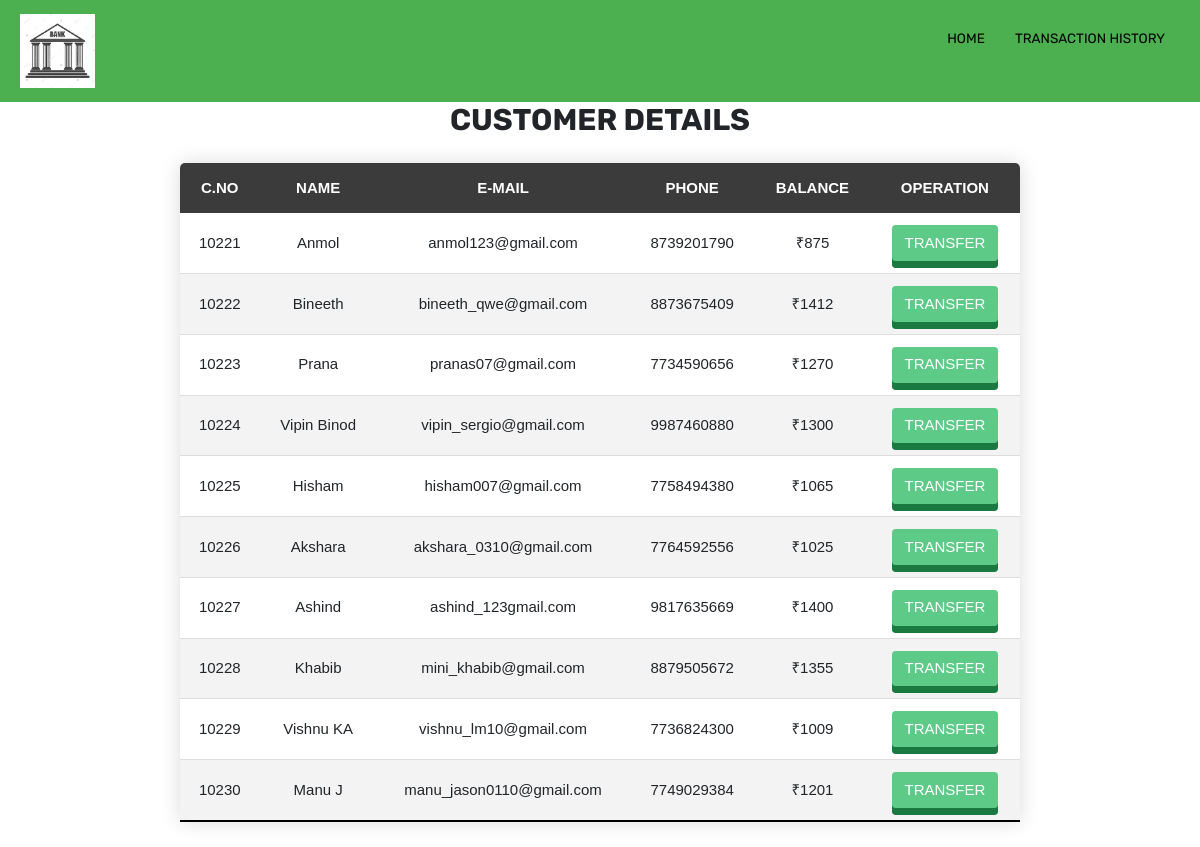
Page /viewall.php on the committed database.
### tables this page shows
CREATE TABLE `users` (
  `id` int(3) NOT NULL,
  `name` text NOT NULL,
  `email` varchar(30) NOT NULL,
  `phone` bigint(10) NOT NULL,
  `balance` int(8) NOT NULL
);

### viewall.php (the view, shortened to what this page needs)
<!DOCTYPE html>
<html lang="en">
    <head>
        <link rel="stylesheet" href="CSS/style1.css">
        <link rel="stylesheet" href="CSS/table.css">
        <link rel="stylesheet" href="https://stackpath.bootstrapcdn.com/bootstrap/4.3.1/css/bootstrap.min.css"
 />
        <link rel="stylesheet" href="https://use.fontawesome.com/releases/v5.7.2/css/all.css"
>
        <link rel="stylesheet" href="https://stackpath.bootstrapcdn.com/font-awesome/4.7.0/css/font-awesome.min.css">
        <link rel="stylesheet" href="https://cdn.jsdelivr.net/npm/bootstrap@4.5.3/dist/css/bootstrap.min.css">
    </head>
    <body>
        <header>
            <div class="brand-logo">
                <a href="index.php"><img src="images/bank_logo.png" alt="Brand Logo"></a>
            </div>
            <nav>
                <ul class="navigation">
                    <li><a href="index.php">HOME</a></li>
                    <li><a href="history.php">TRANSACTION HISTORY</a></li>
                </ul>
            </nav>
        </header>
        <?php
            include 'dbconnection.php';
            $sql = "SELECT * FROM users";
            $result = mysqli_query($conn,$sql);
        ?>
        <div align="center">
        <h2 class="text-center pt-4" style="font-weight:bold;">CUSTOMER DETAILS</h2>
    <table class="content-table">
        <thead>
          <tr>
            <th scope="col" class="text-center py-2">C.NO</th>
            <th scope="col" class="text-center py-2">NAME</th>
            <th scope="col" class="text-center py-2">E-MAIL</th>
            <th scope="col" class="text-center py-2">PHONE</th>
            <th scope="col" class="text-center py-2">BALANCE</th>
            <th scope="col" class="text-center py-2">OPERATION  </th>
          </tr>
        </thead>
        <tbody>
        <?php
                    while($rows=mysqli_fetch_assoc($result)){
                ?>
                    <tr>
                        <td class="text-center py-2"><?php echo $rows['id'] ?></td>
                        <td class="text-center py-2"><?php echo $rows['name']?></td>
                        <td class="text-center py-2"><?php echo $rows['email']?></td>
                        <td class="text-center py-2"><?php echo $rows['phone']?></td>
                        <td class="text-center py-2">₹<?php echo $rows['balance']?></td>
                        <div class="message-wrapper">
                           <div class="container">
                           <td class="text-center"><a href="transfer.php?id= <?php echo $rows['id'] ;?>"> <span class="btn message" style="color:white;">TRANSFER</span></a></td>
                           </div>
                       </div>
                   </tr>
                <?php
                    }
                ?>
        </tbody>
      </table>
    </div>
    </body>
</html>

### CSS/style1.css (style rules this page uses)
* { margin: 0; padding: 0; box-sizing: border-box; font-family: arial; font-size: 15px; }
header { height: 100%; width: 100%; float: left; background: #4CAF50; padding: 0 20px; color: #fff; }
.brand-logo { max-width: 75px; float: left; padding: 14px 0px; }
.brand-logo img { max-width: 100%; }
.navigation { margin: 0px; float: right; }
.navigation li { list-style: none; float: left; }
.navigation li a { color: #fff; padding: 28px 15px; text-transform: uppercase; text-align: center; display: block; text-decoration: none; }

### CSS/table.css (style rules this page uses)
* { box-sizing: border-box; margin: 0; padding: 0; }
:root { --Sniglet-font: "Sniglet", cursive; --Rubik: "Rubik", cursive; --Patua: "Patua One", cursive; --Lobster: "lobster", cursive; --light-black: #2e2c2caf; --bggradient: linear-gradient(to bottom, #dd2476, #ff512f); --light-gray: rgba(255, 255, 255, 0.877); }
h2 { font-family: "Rubik", sans-serif; font-size: 35px; }
.content-table { border-collapse: collapse; width: 70%; margin: 25px 0; font-family: "Rubik", sans-serif; border-radius: 5px 5px 0 0; overflow: hidden; box-shadow: 0 0 20px rgba(0, 0, 0, 0.15); }
.content-table thead tr { background-color: rgba(0, 0, 0, 0.767); color: #ffffff; text-align: left; font-weight: bold; height: 50px; }
.content-table th, .content-table td { padding: 12px 15px; }
.content-table tbody tr { border-bottom: 1px solid #dddddd; }
.content-table tbody tr:nth-of-type(even) { background-color: #f3f3f3; }
.content-table tbody tr:last-of-type { border-bottom: 2px solid black; }
a { font-family: "Rubik", sans-serif; font-size: 0.9em; color: black !important; }
.message-wrapper { text-align: center; margin: 20px 0; }
.message { padding: 15px 40px; background-color: #5dca88 !important; cursor: pointer; box-shadow: 0 7px #1a7940; }

### rows in the picture
users: id "10221", name "Anmol", email "anmol123@gmail.com", phone "8739201790", balance "875"
users: id "10222", name "Bineeth", email "bineeth_qwe@gmail.com", phone "8873675409", balance "1412"
users: id "10223", name "Prana", email "pranas07@gmail.com", phone "7734590656", balance "1270"
users: id "10224", name "Vipin Binod", email "vipin_sergio@gmail.com", phone "9987460880", balance "1300"
users: id "10225", name "Hisham", email "hisham007@gmail.com", phone "7758494380", balance "1065"
users: id "10226", name "Akshara", email "akshara_0310@gmail.com", phone "7764592556", balance "1025"
users: id "10227", name "Ashind", email "ashind_123gmail.com", phone "9817635669", balance "1400"
users: id "10228", name "Khabib", email "mini_khabib@gmail.com", phone "8879505672", balance "1355"
users: id "10229", name "Vishnu KA", email "vishnu_lm10@gmail.com", phone "7736824300", balance "1009"
users: id "10230", name "Manu J", email "manu_jason0110@gmail.com", phone "7749029384", balance "1201"
